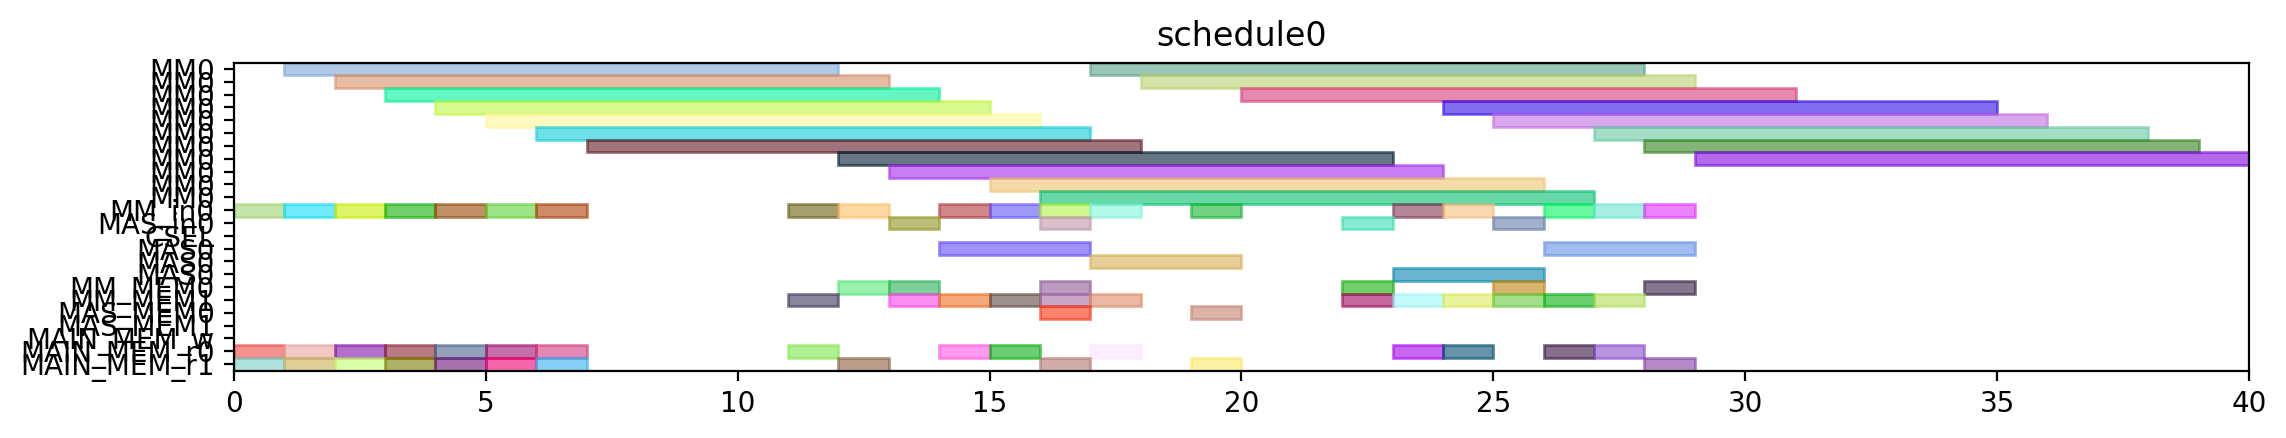

Reproduce this figure in Python.
from pyschedule import Scenario, solvers, plotters, alt


def solve():
	horizon = 120
	S = Scenario("schedule0", horizon=horizon)

	# resource
	MM = S.Resources('MM', num=1, size=11)
	MM_in = S.Resources('MM_in', num=1)
	MAS_in = S.Resources('MAS_in', num=1)
	CSEL = S.Resource('CSEL')
	MAS = S.Resources('MAS', num=1, size=3, periods=range(1, horizon))
	MM_MEM = S.Resources('MM_MEM', num=2)
	MAS_MEM = S.Resources('MAS_MEM', num=2)
	MAIN_MEM_w = S.Resource('MAIN_MEM_w', size=1)
	MAIN_MEM_r = S.Resources('MAIN_MEM_r', num=2)

	# result of previous scheduling

	# new tasks
	Z_exp2 = S.Task('Z_exp2', length=11, delay_cost=1)
	Z_exp2 += alt(MM)
	Z_exp2_in = S.Task('Z_exp2_in', length=1, delay_cost=1)
	Z_exp2_in += alt(MM_in)
	S += Z_exp2_in*MM_in[0]<=Z_exp2*MM[0]
	Z_exp2_mem0 = S.Task('Z_exp2_mem0', length=1, delay_cost=1)
	Z_exp2_mem0 += MAIN_MEM_r[0]
	S += Z_exp2_mem0 <= Z_exp2

	Z_exp2_mem1 = S.Task('Z_exp2_mem1', length=1, delay_cost=1)
	Z_exp2_mem1 += MAIN_MEM_r[1]
	S += Z_exp2_mem1 <= Z_exp2

	NX0 = S.Task('NX0', length=11, delay_cost=1)
	NX0 += alt(MM)
	NX0_in = S.Task('NX0_in', length=1, delay_cost=1)
	NX0_in += alt(MM_in)
	S += NX0_in*MM_in[0]<=NX0*MM[0]
	NX0_mem0 = S.Task('NX0_mem0', length=1, delay_cost=1)
	NX0_mem0 += MAIN_MEM_r[0]
	S += NX0_mem0 <= NX0

	NX0_mem1 = S.Task('NX0_mem1', length=1, delay_cost=1)
	NX0_mem1 += MAIN_MEM_r[1]
	S += NX0_mem1 <= NX0

	k0_10_Z1 = S.Task('k0_10_Z1', length=11, delay_cost=1)
	k0_10_Z1 += alt(MM)
	k0_10_Z1_in = S.Task('k0_10_Z1_in', length=1, delay_cost=1)
	k0_10_Z1_in += alt(MM_in)
	S += k0_10_Z1_in*MM_in[0]<=k0_10_Z1*MM[0]
	k0_10_Z1_mem0 = S.Task('k0_10_Z1_mem0', length=1, delay_cost=1)
	k0_10_Z1_mem0 += MAIN_MEM_r[0]
	S += k0_10_Z1_mem0 <= k0_10_Z1

	k0_10_Z1_mem1 = S.Task('k0_10_Z1_mem1', length=1, delay_cost=1)
	k0_10_Z1_mem1 += MAIN_MEM_r[1]
	S += k0_10_Z1_mem1 <= k0_10_Z1

	DX0 = S.Task('DX0', length=11, delay_cost=1)
	DX0 += alt(MM)
	DX0_in = S.Task('DX0_in', length=1, delay_cost=1)
	DX0_in += alt(MM_in)
	S += DX0_in*MM_in[0]<=DX0*MM[0]
	DX0_mem0 = S.Task('DX0_mem0', length=1, delay_cost=1)
	DX0_mem0 += MAIN_MEM_r[0]
	S += DX0_mem0 <= DX0

	DX0_mem1 = S.Task('DX0_mem1', length=1, delay_cost=1)
	DX0_mem1 += MAIN_MEM_r[1]
	S += DX0_mem1 <= DX0

	NY0 = S.Task('NY0', length=11, delay_cost=1)
	NY0 += alt(MM)
	NY0_in = S.Task('NY0_in', length=1, delay_cost=1)
	NY0_in += alt(MM_in)
	S += NY0_in*MM_in[0]<=NY0*MM[0]
	NY0_mem0 = S.Task('NY0_mem0', length=1, delay_cost=1)
	NY0_mem0 += MAIN_MEM_r[0]
	S += NY0_mem0 <= NY0

	NY0_mem1 = S.Task('NY0_mem1', length=1, delay_cost=1)
	NY0_mem1 += MAIN_MEM_r[1]
	S += NY0_mem1 <= NY0

	k2_14_Z1 = S.Task('k2_14_Z1', length=11, delay_cost=1)
	k2_14_Z1 += alt(MM)
	k2_14_Z1_in = S.Task('k2_14_Z1_in', length=1, delay_cost=1)
	k2_14_Z1_in += alt(MM_in)
	S += k2_14_Z1_in*MM_in[0]<=k2_14_Z1*MM[0]
	k2_14_Z1_mem0 = S.Task('k2_14_Z1_mem0', length=1, delay_cost=1)
	k2_14_Z1_mem0 += MAIN_MEM_r[0]
	S += k2_14_Z1_mem0 <= k2_14_Z1

	k2_14_Z1_mem1 = S.Task('k2_14_Z1_mem1', length=1, delay_cost=1)
	k2_14_Z1_mem1 += MAIN_MEM_r[1]
	S += k2_14_Z1_mem1 <= k2_14_Z1

	DY0 = S.Task('DY0', length=11, delay_cost=1)
	DY0 += alt(MM)
	DY0_in = S.Task('DY0_in', length=1, delay_cost=1)
	DY0_in += alt(MM_in)
	S += DY0_in*MM_in[0]<=DY0*MM[0]
	DY0_mem0 = S.Task('DY0_mem0', length=1, delay_cost=1)
	DY0_mem0 += MAIN_MEM_r[0]
	S += DY0_mem0 <= DY0

	DY0_mem1 = S.Task('DY0_mem1', length=1, delay_cost=1)
	DY0_mem1 += MAIN_MEM_r[1]
	S += DY0_mem1 <= DY0

	Z_exp3 = S.Task('Z_exp3', length=11, delay_cost=1)
	Z_exp3 += alt(MM)
	Z_exp3_in = S.Task('Z_exp3_in', length=1, delay_cost=1)
	Z_exp3_in += alt(MM_in)
	S += Z_exp3_in*MM_in[0]<=Z_exp3*MM[0]
	Z_exp3_mem0 = S.Task('Z_exp3_mem0', length=1, delay_cost=1)
	Z_exp3_mem0 += alt(MM_MEM)
	S += (Z_exp2*MM[0])-1 < Z_exp3_mem0*MM_MEM[0]
	S += Z_exp3_mem0 <= Z_exp3

	Z_exp3_mem1 = S.Task('Z_exp3_mem1', length=1, delay_cost=1)
	Z_exp3_mem1 += MAIN_MEM_r[1]
	S += Z_exp3_mem1 <= Z_exp3

	NX1_ = S.Task('NX1_', length=3, delay_cost=1)
	NX1_ += alt(MAS)
	NX1__in = S.Task('NX1__in', length=1, delay_cost=1)
	NX1__in += alt(MAS_in)
	S += NX1__in*MAS_in[0]<=NX1_*MAS[0]

	NX1__mem0 = S.Task('NX1__mem0', length=1, delay_cost=1)
	NX1__mem0 += alt(MM_MEM)
	S += (NX0*MM[0])-1 < NX1__mem0*MM_MEM[0]
	S += NX1__mem0 <= NX1_

	NX1__mem1 = S.Task('NX1__mem1', length=1, delay_cost=1)
	NX1__mem1 += alt(MM_MEM)
	S += (k0_10_Z1*MM[0])-1 < NX1__mem1*MM_MEM[1]
	S += NX1__mem1 <= NX1_

	k0_9_Z2 = S.Task('k0_9_Z2', length=11, delay_cost=1)
	k0_9_Z2 += alt(MM)
	k0_9_Z2_in = S.Task('k0_9_Z2_in', length=1, delay_cost=1)
	k0_9_Z2_in += alt(MM_in)
	S += k0_9_Z2_in*MM_in[0]<=k0_9_Z2*MM[0]
	k0_9_Z2_mem0 = S.Task('k0_9_Z2_mem0', length=1, delay_cost=1)
	k0_9_Z2_mem0 += MAIN_MEM_r[0]
	S += k0_9_Z2_mem0 <= k0_9_Z2

	k0_9_Z2_mem1 = S.Task('k0_9_Z2_mem1', length=1, delay_cost=1)
	k0_9_Z2_mem1 += alt(MM_MEM)
	S += (Z_exp2*MM[0])-1 < k0_9_Z2_mem1*MM_MEM[1]
	S += k0_9_Z2_mem1 <= k0_9_Z2

	k1_9_Z2 = S.Task('k1_9_Z2', length=11, delay_cost=1)
	k1_9_Z2 += alt(MM)
	k1_9_Z2_in = S.Task('k1_9_Z2_in', length=1, delay_cost=1)
	k1_9_Z2_in += alt(MM_in)
	S += k1_9_Z2_in*MM_in[0]<=k1_9_Z2*MM[0]
	k1_9_Z2_mem0 = S.Task('k1_9_Z2_mem0', length=1, delay_cost=1)
	k1_9_Z2_mem0 += MAIN_MEM_r[0]
	S += k1_9_Z2_mem0 <= k1_9_Z2

	k1_9_Z2_mem1 = S.Task('k1_9_Z2_mem1', length=1, delay_cost=1)
	k1_9_Z2_mem1 += alt(MM_MEM)
	S += (Z_exp2*MM[0])-1 < k1_9_Z2_mem1*MM_MEM[1]
	S += k1_9_Z2_mem1 <= k1_9_Z2

	NY1_ = S.Task('NY1_', length=3, delay_cost=1)
	NY1_ += alt(MAS)
	NY1__in = S.Task('NY1__in', length=1, delay_cost=1)
	NY1__in += alt(MAS_in)
	S += NY1__in*MAS_in[0]<=NY1_*MAS[0]

	NY1__mem0 = S.Task('NY1__mem0', length=1, delay_cost=1)
	NY1__mem0 += alt(MM_MEM)
	S += (NY0*MM[0])-1 < NY1__mem0*MM_MEM[0]
	S += NY1__mem0 <= NY1_

	NY1__mem1 = S.Task('NY1__mem1', length=1, delay_cost=1)
	NY1__mem1 += alt(MM_MEM)
	S += (k2_14_Z1*MM[0])-1 < NY1__mem1*MM_MEM[1]
	S += NY1__mem1 <= NY1_

	k2_13_Z2 = S.Task('k2_13_Z2', length=11, delay_cost=1)
	k2_13_Z2 += alt(MM)
	k2_13_Z2_in = S.Task('k2_13_Z2_in', length=1, delay_cost=1)
	k2_13_Z2_in += alt(MM_in)
	S += k2_13_Z2_in*MM_in[0]<=k2_13_Z2*MM[0]
	k2_13_Z2_mem0 = S.Task('k2_13_Z2_mem0', length=1, delay_cost=1)
	k2_13_Z2_mem0 += MAIN_MEM_r[0]
	S += k2_13_Z2_mem0 <= k2_13_Z2

	k2_13_Z2_mem1 = S.Task('k2_13_Z2_mem1', length=1, delay_cost=1)
	k2_13_Z2_mem1 += alt(MM_MEM)
	S += (Z_exp2*MM[0])-1 < k2_13_Z2_mem1*MM_MEM[1]
	S += k2_13_Z2_mem1 <= k2_13_Z2

	k3_14_Z2 = S.Task('k3_14_Z2', length=11, delay_cost=1)
	k3_14_Z2 += alt(MM)
	k3_14_Z2_in = S.Task('k3_14_Z2_in', length=1, delay_cost=1)
	k3_14_Z2_in += alt(MM_in)
	S += k3_14_Z2_in*MM_in[0]<=k3_14_Z2*MM[0]
	k3_14_Z2_mem0 = S.Task('k3_14_Z2_mem0', length=1, delay_cost=1)
	k3_14_Z2_mem0 += MAIN_MEM_r[0]
	S += k3_14_Z2_mem0 <= k3_14_Z2

	k3_14_Z2_mem1 = S.Task('k3_14_Z2_mem1', length=1, delay_cost=1)
	k3_14_Z2_mem1 += alt(MM_MEM)
	S += (Z_exp2*MM[0])-1 < k3_14_Z2_mem1*MM_MEM[1]
	S += k3_14_Z2_mem1 <= k3_14_Z2

	Z_exp4 = S.Task('Z_exp4', length=11, delay_cost=1)
	Z_exp4 += alt(MM)
	Z_exp4_in = S.Task('Z_exp4_in', length=1, delay_cost=1)
	Z_exp4_in += alt(MM_in)
	S += Z_exp4_in*MM_in[0]<=Z_exp4*MM[0]
	Z_exp4_mem0 = S.Task('Z_exp4_mem0', length=1, delay_cost=1)
	Z_exp4_mem0 += alt(MM_MEM)
	S += (Z_exp3*MM[0])-1 < Z_exp4_mem0*MM_MEM[0]
	S += Z_exp4_mem0 <= Z_exp4

	Z_exp4_mem1 = S.Task('Z_exp4_mem1', length=1, delay_cost=1)
	Z_exp4_mem1 += MAIN_MEM_r[1]
	S += Z_exp4_mem1 <= Z_exp4

	NX1 = S.Task('NX1', length=11, delay_cost=1)
	NX1 += alt(MM)
	NX1_in = S.Task('NX1_in', length=1, delay_cost=1)
	NX1_in += alt(MM_in)
	S += NX1_in*MM_in[0]<=NX1*MM[0]
	NX1_mem0 = S.Task('NX1_mem0', length=1, delay_cost=1)
	NX1_mem0 += alt(MAS_MEM)
	S += (NX1_*MAS[0])-1 < NX1_mem0*MAS_MEM[0]
	S += NX1_mem0 <= NX1

	NX1_mem1 = S.Task('NX1_mem1', length=1, delay_cost=1)
	NX1_mem1 += MAIN_MEM_r[1]
	S += NX1_mem1 <= NX1

	k0_8_Z3 = S.Task('k0_8_Z3', length=11, delay_cost=1)
	k0_8_Z3 += alt(MM)
	k0_8_Z3_in = S.Task('k0_8_Z3_in', length=1, delay_cost=1)
	k0_8_Z3_in += alt(MM_in)
	S += k0_8_Z3_in*MM_in[0]<=k0_8_Z3*MM[0]
	k0_8_Z3_mem0 = S.Task('k0_8_Z3_mem0', length=1, delay_cost=1)
	k0_8_Z3_mem0 += MAIN_MEM_r[0]
	S += k0_8_Z3_mem0 <= k0_8_Z3

	k0_8_Z3_mem1 = S.Task('k0_8_Z3_mem1', length=1, delay_cost=1)
	k0_8_Z3_mem1 += alt(MM_MEM)
	S += (Z_exp3*MM[0])-1 < k0_8_Z3_mem1*MM_MEM[1]
	S += k0_8_Z3_mem1 <= k0_8_Z3

	DX1_ = S.Task('DX1_', length=3, delay_cost=1)
	DX1_ += alt(MAS)
	DX1__in = S.Task('DX1__in', length=1, delay_cost=1)
	DX1__in += alt(MAS_in)
	S += DX1__in*MAS_in[0]<=DX1_*MAS[0]

	DX1__mem0 = S.Task('DX1__mem0', length=1, delay_cost=1)
	DX1__mem0 += alt(MM_MEM)
	S += (DX0*MM[0])-1 < DX1__mem0*MM_MEM[0]
	S += DX1__mem0 <= DX1_

	DX1__mem1 = S.Task('DX1__mem1', length=1, delay_cost=1)
	DX1__mem1 += alt(MM_MEM)
	S += (k1_9_Z2*MM[0])-1 < DX1__mem1*MM_MEM[1]
	S += DX1__mem1 <= DX1_

	k1_8_Z3 = S.Task('k1_8_Z3', length=11, delay_cost=1)
	k1_8_Z3 += alt(MM)
	k1_8_Z3_in = S.Task('k1_8_Z3_in', length=1, delay_cost=1)
	k1_8_Z3_in += alt(MM_in)
	S += k1_8_Z3_in*MM_in[0]<=k1_8_Z3*MM[0]
	k1_8_Z3_mem0 = S.Task('k1_8_Z3_mem0', length=1, delay_cost=1)
	k1_8_Z3_mem0 += MAIN_MEM_r[0]
	S += k1_8_Z3_mem0 <= k1_8_Z3

	k1_8_Z3_mem1 = S.Task('k1_8_Z3_mem1', length=1, delay_cost=1)
	k1_8_Z3_mem1 += alt(MM_MEM)
	S += (Z_exp3*MM[0])-1 < k1_8_Z3_mem1*MM_MEM[1]
	S += k1_8_Z3_mem1 <= k1_8_Z3

	NY1 = S.Task('NY1', length=11, delay_cost=1)
	NY1 += alt(MM)
	NY1_in = S.Task('NY1_in', length=1, delay_cost=1)
	NY1_in += alt(MM_in)
	S += NY1_in*MM_in[0]<=NY1*MM[0]
	NY1_mem0 = S.Task('NY1_mem0', length=1, delay_cost=1)
	NY1_mem0 += alt(MAS_MEM)
	S += (NY1_*MAS[0])-1 < NY1_mem0*MAS_MEM[0]
	S += NY1_mem0 <= NY1

	NY1_mem1 = S.Task('NY1_mem1', length=1, delay_cost=1)
	NY1_mem1 += MAIN_MEM_r[1]
	S += NY1_mem1 <= NY1

	k2_12_Z3 = S.Task('k2_12_Z3', length=11, delay_cost=1)
	k2_12_Z3 += alt(MM)
	k2_12_Z3_in = S.Task('k2_12_Z3_in', length=1, delay_cost=1)
	k2_12_Z3_in += alt(MM_in)
	S += k2_12_Z3_in*MM_in[0]<=k2_12_Z3*MM[0]
	k2_12_Z3_mem0 = S.Task('k2_12_Z3_mem0', length=1, delay_cost=1)
	k2_12_Z3_mem0 += MAIN_MEM_r[0]
	S += k2_12_Z3_mem0 <= k2_12_Z3

	k2_12_Z3_mem1 = S.Task('k2_12_Z3_mem1', length=1, delay_cost=1)
	k2_12_Z3_mem1 += alt(MM_MEM)
	S += (Z_exp3*MM[0])-1 < k2_12_Z3_mem1*MM_MEM[1]
	S += k2_12_Z3_mem1 <= k2_12_Z3

	DY1_ = S.Task('DY1_', length=3, delay_cost=1)
	DY1_ += alt(MAS)
	DY1__in = S.Task('DY1__in', length=1, delay_cost=1)
	DY1__in += alt(MAS_in)
	S += DY1__in*MAS_in[0]<=DY1_*MAS[0]

	DY1__mem0 = S.Task('DY1__mem0', length=1, delay_cost=1)
	DY1__mem0 += alt(MM_MEM)
	S += (DY0*MM[0])-1 < DY1__mem0*MM_MEM[0]
	S += DY1__mem0 <= DY1_

	DY1__mem1 = S.Task('DY1__mem1', length=1, delay_cost=1)
	DY1__mem1 += alt(MM_MEM)
	S += (k3_14_Z2*MM[0])-1 < DY1__mem1*MM_MEM[1]
	S += DY1__mem1 <= DY1_

	k3_13_Z3 = S.Task('k3_13_Z3', length=11, delay_cost=1)
	k3_13_Z3 += alt(MM)
	k3_13_Z3_in = S.Task('k3_13_Z3_in', length=1, delay_cost=1)
	k3_13_Z3_in += alt(MM_in)
	S += k3_13_Z3_in*MM_in[0]<=k3_13_Z3*MM[0]
	k3_13_Z3_mem0 = S.Task('k3_13_Z3_mem0', length=1, delay_cost=1)
	k3_13_Z3_mem0 += MAIN_MEM_r[0]
	S += k3_13_Z3_mem0 <= k3_13_Z3

	k3_13_Z3_mem1 = S.Task('k3_13_Z3_mem1', length=1, delay_cost=1)
	k3_13_Z3_mem1 += alt(MM_MEM)
	S += (Z_exp3*MM[0])-1 < k3_13_Z3_mem1*MM_MEM[1]
	S += k3_13_Z3_mem1 <= k3_13_Z3

	solvers.mip.solve(S,msg=1,kind='CPLEX',ratio_gap=1.01)

	solution = [['hoge']*len(S.solution()[1]) for i in range(len(S.solution()))]
	for i in range(len(S.solution())):
		for j in range(len(S.solution()[i])):
			solution[i][j]=str(S.solution()[i][j])
	print(solution)

	cycles = int(solution[-1][3])

	pic_file_name = "/mnt/rose/usr1/fukuda/ABE/multiRAM_multiMAS_16mux/scheduling_result/stage11MM1_stage3MAS1/ISOGENY/schedule0.png"
	if(S.solution() != []):
		plotters.matplotlib.plot(S,img_filename=pic_file_name, show_task_labels=False, fig_size=(cycles*0.25+3, 2))

	return solution
